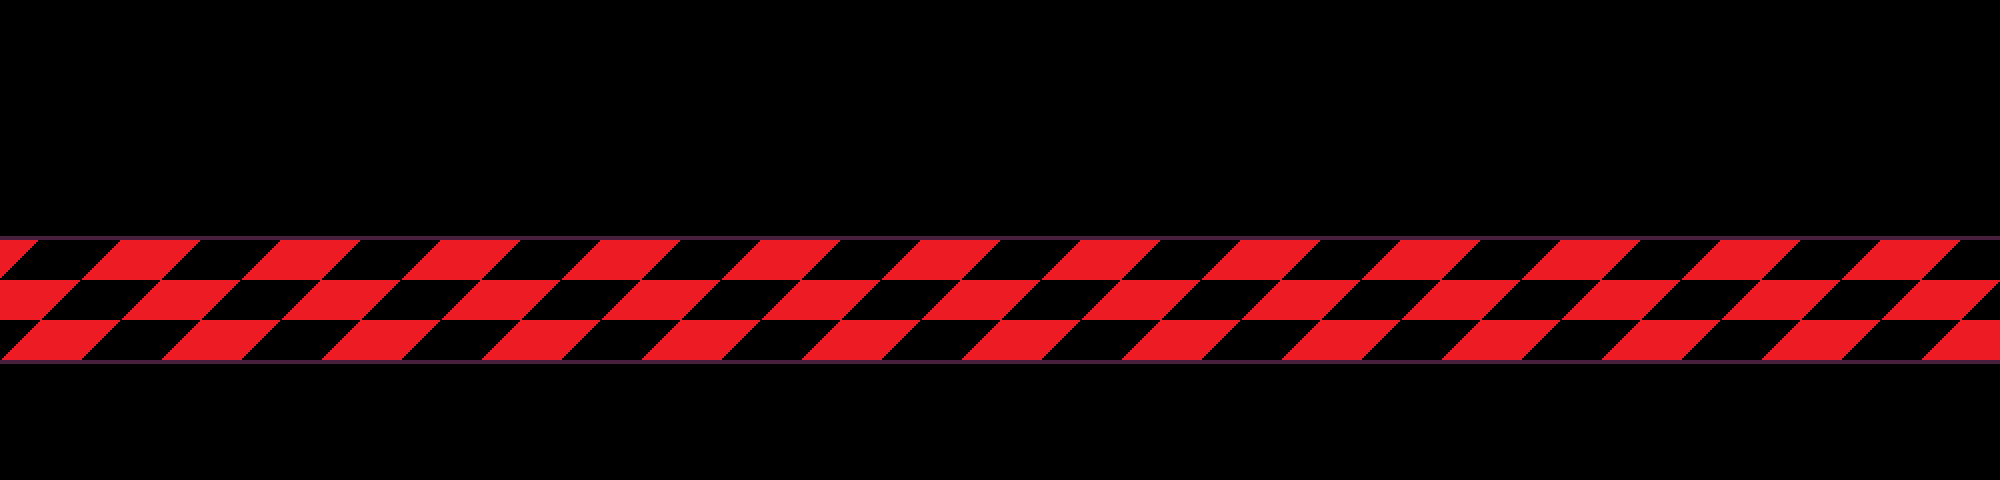

The image is a tile-based game level rendered from a .tmx file. Its description and complete source (layers, tilesets, objects, tile grids) follow:
An orthogonal 50x12 tile map with 40x40 px tiles, 3 tile layers (tiles, tiles2, decal), 2 tilesets and 4 objects (interactable).

<map version="1.9" tiledversion="1.9.0" orientation="orthogonal" renderorder="right-down" width="50" height="12" tilewidth="40" tileheight="40" infinite="0" nextlayerid="12" nextobjectid="120">
 <editorsettings>
  <export target="data.lua" format="lua" />
 </editorsettings>
 <properties>
  <property name="border" value="castle_inverted" />
  <property name="music" value="roaringworld" />
  <property name="name" value="World? - ???" />
 </properties>
 <tileset firstgid="1" source="../../../../tilesets/bg_darkfield_tiles.tsx" />
 <tileset firstgid="67" source="../../../../tilesets/castle_checkerboard.tsx" />
 <layer id="1" name="tiles" width="50" height="12">
  <data encoding="csv">
0,0,0,0,0,0,0,0,0,0,0,0,0,0,0,0,0,0,0,0,0,0,0,0,0,0,0,0,0,0,0,0,0,0,0,0,0,0,0,0,0,0,0,0,0,0,0,0,0,0,
0,0,0,0,0,0,0,0,0,0,0,0,0,0,0,0,0,0,0,0,0,0,0,0,0,0,0,0,0,0,0,0,0,0,0,0,0,0,0,0,0,0,0,0,0,0,0,0,0,0,
0,0,0,0,0,0,0,0,0,0,0,0,0,0,0,0,0,0,0,0,0,0,0,0,0,0,0,0,0,0,0,0,0,0,0,0,0,0,0,0,0,0,0,0,0,0,0,0,0,0,
0,0,0,0,0,0,0,0,0,0,0,0,0,0,0,0,0,0,0,0,0,0,0,0,0,0,0,0,0,0,0,0,0,0,0,0,0,0,0,0,0,0,0,0,0,0,0,0,0,0,
0,0,0,0,0,0,0,0,0,0,0,0,0,0,0,0,0,0,0,0,0,0,0,0,0,0,0,0,0,0,0,0,0,0,0,0,0,0,0,0,0,0,0,0,0,0,0,0,0,0,
70,70,70,70,70,70,70,70,70,70,70,70,70,70,70,70,70,70,70,70,70,70,70,70,70,70,70,70,70,70,70,70,70,70,70,70,70,70,70,70,70,70,70,70,70,70,70,70,70,70,
75,76,77,78,79,76,77,78,79,76,77,78,79,76,77,78,79,76,77,78,79,76,77,78,79,76,77,78,79,76,77,78,79,76,77,78,79,76,77,78,79,76,77,78,79,76,77,78,79,76,
82,83,84,85,86,83,84,85,86,83,84,85,86,83,84,85,86,83,84,85,86,83,84,85,86,83,84,85,86,83,84,85,86,83,84,85,86,83,84,85,86,83,84,85,86,83,84,85,86,83,
89,90,91,92,93,90,91,92,93,90,91,92,93,90,91,92,93,90,91,92,93,90,91,92,93,90,91,92,93,90,91,92,93,90,91,92,93,90,91,92,93,90,91,92,93,90,91,92,93,90,
96,96,96,96,96,96,96,96,96,96,96,96,96,96,96,96,96,96,96,96,96,96,96,96,96,96,96,96,96,96,96,96,96,96,96,96,96,96,96,96,96,96,96,96,96,96,96,96,96,96,
0,0,0,0,0,0,0,0,0,0,0,0,0,0,0,0,0,0,0,0,0,0,0,0,0,0,0,0,0,0,0,0,0,0,0,0,0,0,0,0,0,0,0,0,0,0,0,0,0,0,
0,0,0,0,0,0,0,0,0,0,0,0,0,0,0,0,0,0,0,0,0,0,0,0,0,0,0,0,0,0,0,0,0,0,0,0,0,0,0,0,0,0,0,0,0,0,0,0,0,0
</data>
 </layer>
 <layer id="6" name="tiles2" width="50" height="12">
  <data encoding="csv">
0,0,0,0,0,0,0,0,0,0,0,0,0,0,0,0,0,0,0,0,0,0,0,0,0,0,0,0,0,0,0,0,0,0,0,0,0,0,0,0,0,0,0,0,0,0,0,0,0,0,
0,0,0,0,0,0,0,0,0,0,0,0,0,0,0,0,0,0,0,0,0,0,0,0,0,0,0,0,0,0,0,0,0,0,0,0,0,0,0,0,0,0,0,0,0,0,0,0,0,0,
0,0,0,0,0,0,0,0,0,0,0,0,0,0,0,0,0,0,0,0,0,0,0,0,0,0,0,0,0,0,0,0,0,0,0,0,0,0,0,0,0,0,0,0,0,0,0,0,0,0,
0,0,0,0,0,0,0,0,0,0,0,0,0,0,0,0,0,0,0,0,0,0,0,0,0,0,0,0,0,0,0,0,0,0,0,0,0,0,0,0,0,0,0,0,0,0,0,0,0,0,
0,0,0,0,0,0,0,0,0,0,0,0,0,0,0,0,0,0,0,0,0,0,0,0,0,0,0,0,0,0,0,0,0,0,0,0,0,0,0,0,0,0,0,0,0,0,0,0,0,0,
0,0,0,0,0,0,0,0,0,0,0,0,0,0,0,0,0,0,0,0,0,0,0,0,0,0,0,0,0,0,0,0,0,0,0,0,0,0,0,0,0,0,0,0,0,0,0,0,0,0,
0,0,0,0,0,0,0,0,0,0,0,0,0,0,0,0,0,0,0,0,0,0,0,0,0,0,0,0,0,0,0,0,0,0,0,0,0,0,0,0,0,0,0,0,0,0,0,0,0,0,
0,0,0,0,0,0,0,0,0,0,0,0,0,0,0,0,0,0,0,0,0,0,0,0,0,0,0,0,0,0,0,0,0,0,0,0,0,0,0,0,0,0,0,0,0,0,0,0,0,0,
0,0,0,0,0,0,0,0,0,0,0,0,0,0,0,0,0,0,0,0,0,0,0,0,0,0,0,0,0,0,0,0,0,0,0,0,0,0,0,0,0,0,0,0,0,0,0,0,0,0,
0,0,0,0,0,0,0,0,0,0,0,0,0,0,0,0,0,0,0,0,0,0,0,0,0,0,0,0,0,0,0,0,0,0,0,0,0,0,0,0,0,0,0,0,0,0,0,0,0,0,
0,0,0,0,0,0,0,0,0,0,0,0,0,0,0,0,0,0,0,0,0,0,0,0,0,0,0,0,0,0,0,0,0,0,0,0,0,0,0,0,0,0,0,0,0,0,0,0,0,0,
0,0,0,0,0,0,0,0,0,0,0,0,0,0,0,0,0,0,0,0,0,0,0,0,0,0,0,0,0,0,0,0,0,0,0,0,0,0,0,0,0,0,0,0,0,0,0,0,0,0
</data>
 </layer>
 <layer id="2" name="decal" width="50" height="12">
  <data encoding="csv">
0,0,0,0,0,0,0,0,0,0,0,0,0,0,0,0,0,0,0,0,0,0,0,0,0,0,0,0,0,0,0,0,0,0,0,0,0,0,0,0,0,0,0,0,0,0,0,0,0,0,
0,0,0,0,0,0,0,0,0,0,0,0,0,0,0,0,0,0,0,0,0,0,0,0,0,0,0,0,0,0,0,0,0,0,0,0,0,0,0,0,0,0,0,0,0,0,0,0,0,0,
0,0,0,0,0,0,0,0,0,0,0,0,0,0,0,0,0,0,0,0,0,0,0,0,0,0,0,0,0,0,0,0,0,0,0,0,0,0,0,0,0,0,0,0,0,0,0,0,0,0,
0,0,0,0,0,0,0,0,0,0,0,0,0,0,0,0,0,0,0,0,0,0,0,0,0,0,0,0,0,0,0,0,0,0,0,0,0,0,0,0,0,0,0,0,0,0,0,0,0,0,
0,0,0,0,0,0,0,0,0,0,0,0,0,0,0,0,0,0,0,0,0,0,0,0,0,0,0,0,0,0,0,0,0,0,0,0,0,0,0,0,0,0,0,0,0,0,0,0,0,0,
0,0,0,0,0,0,0,0,0,0,0,0,0,0,0,0,0,0,0,0,0,0,0,0,0,0,0,0,0,0,0,0,0,0,0,0,0,0,0,0,0,0,0,0,0,0,0,0,0,0,
0,0,0,0,0,0,0,0,0,0,0,0,0,0,0,0,0,0,0,0,0,0,0,0,0,0,0,0,0,0,0,0,0,0,0,0,0,0,0,0,0,0,0,0,0,0,0,0,0,0,
0,0,0,0,0,0,0,0,0,0,0,0,0,0,0,0,0,0,0,0,0,0,0,0,0,0,0,0,0,0,0,0,0,0,0,0,0,0,0,0,0,0,0,0,0,0,0,0,0,0,
0,0,0,0,0,0,0,0,0,0,0,0,0,0,0,0,0,0,0,0,0,0,0,0,0,0,0,0,0,0,0,0,0,0,0,0,0,0,0,0,0,0,0,0,0,0,0,0,0,0,
0,0,0,0,0,0,0,0,0,0,0,0,0,0,0,0,0,0,0,0,0,0,0,0,0,0,0,0,0,0,0,0,0,0,0,0,0,0,0,0,0,0,0,0,0,0,0,0,0,0,
0,0,0,0,0,0,0,0,0,0,0,0,0,0,0,0,0,0,0,0,0,0,0,0,0,0,0,0,0,0,0,0,0,0,0,0,0,0,0,0,0,0,0,0,0,0,0,0,0,0,
0,0,0,0,0,0,0,0,0,0,0,0,0,0,0,0,0,0,0,0,0,0,0,0,0,0,0,0,0,0,0,0,0,0,0,0,0,0,0,0,0,0,0,0,0,0,0,0,0,0
</data>
 </layer>
 <objectgroup color="#0000ff" id="3" name="collision" opacity="0.5">
  <object id="99" x="0" y="360" width="2000" height="40" />
  <object id="100" x="0" y="200" width="2000" height="40" />
 </objectgroup>
 <objectgroup id="11" name="objects_bgpeon" />
 <objectgroup color="#7f00ff" id="4" name="markers" />
 <objectgroup color="#ff00ff" id="5" name="objects">
  <object id="92" gid="3" x="180" y="200" width="40" height="40" />
  <object id="119" name="interactable" x="180" y="201" width="40" height="40">
   <properties>
    <property name="text1" value="* (When you step into the light, you'll return to where you were before.)" />
   </properties>
  </object>
 </objectgroup>
 <objectgroup id="9" name="objects_trees" />
 <objectgroup id="10" name="objects_treesobj" />
</map>
